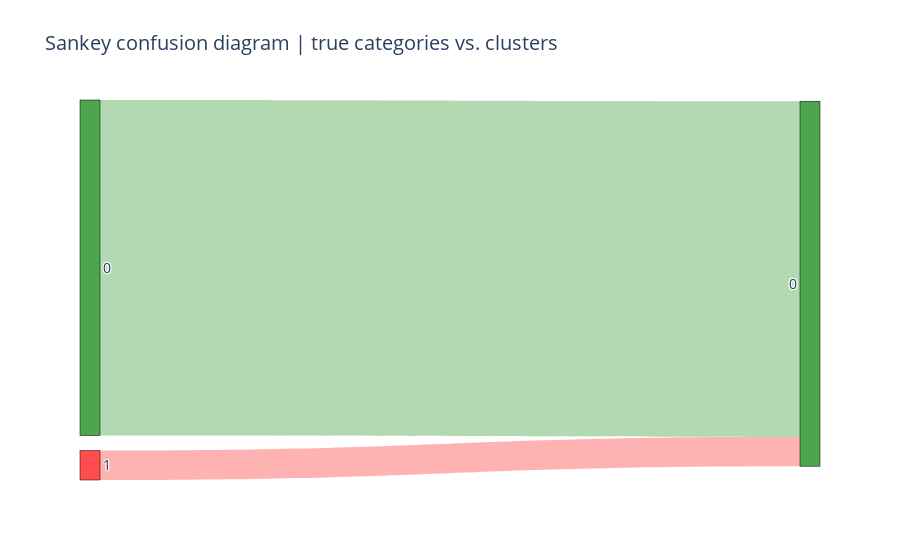

Write notebook code for a chart like this one.
### Code cell
# computes confusion matrix
cm = pd.crosstab(y_tr, y_pred)

# to get interactive sankey confusion graph
plot_sankey_confusion_mat(cm, static=False, figsize=(0.2, 0.7),
                          font_size=14, palette=['g', 'r'])

# # to get static sankey confusion graph
# import plotly.graph_objects as go
# from IPython.display import Image

# img_bytes = plot_sankey_confusion_mat(cm, static=True, font_size=18,
#                                       figsize=(2, 1.7), scale = 1)
# Image(img_bytes)

### Figure 1 — Plotly figure (JSON) as saved in the notebook; plotly's stock layout.template omitted (floating-point values rounded to 4 significant figures)
{"data": [{"link": {"color": ["rgba(0.0,0.5,0.0,0.3)", "rgba(1.0,0.0,0.0,0.3)"], "source": [0, 1], "target": [2, 2], "value": [226148, 19860]}, "node": {"color": ["rgba(0.0,0.5,0.0,0.7)", "rgba(1.0,0.0,0.0,0.7)", "rgba(0.0,0.5,0.0,0.7)"], "label": [0, 1, 0], "line": {"color": "black", "width": 0.5}, "pad": 15, "thickness": 20}, "type": "sankey"}], "layout": {"font": {"size": 14}, "title": {"text": "Sankey confusion diagram | true categories vs. clusters"}}}
